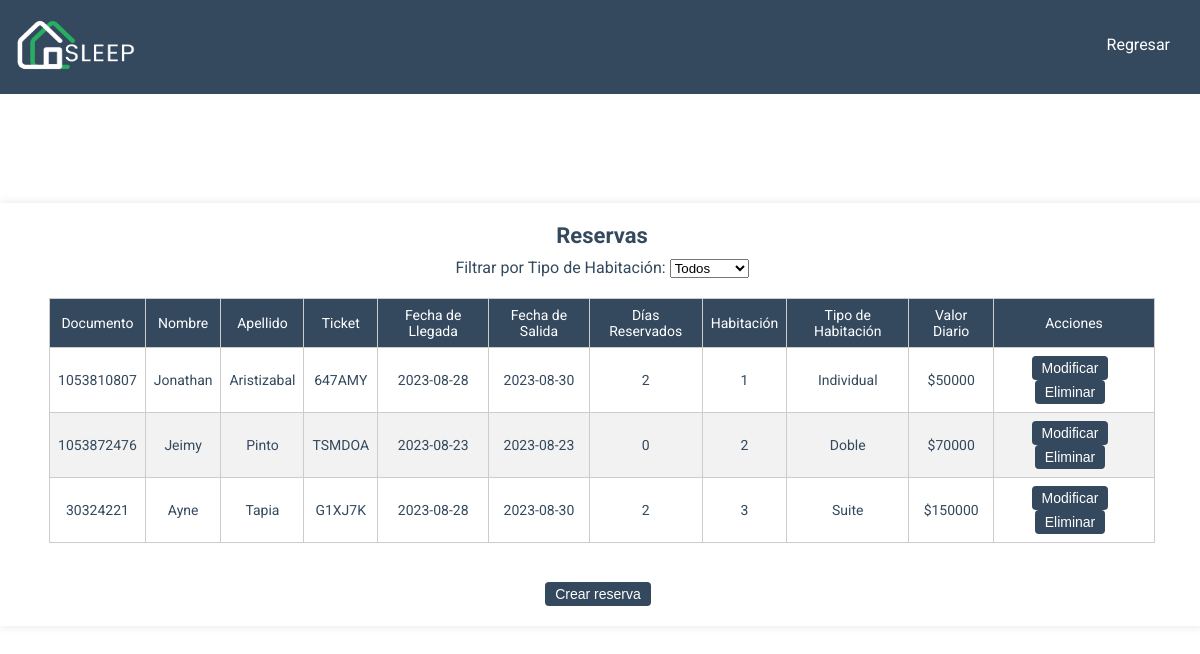
The page /pages/reservas.php on the database its author committed.
### tables this page shows
CREATE TABLE `huespedes` (
  `documento` int(11) NOT NULL,
  `nombre` varchar(45) NOT NULL,
  `apellido` varchar(45) NOT NULL,
  `ticket` varchar(11) NOT NULL,
  `habitacion` int(11) NOT NULL,
  `fecha_checkIN` date NOT NULL,
  `fecha_checkOUT` date NOT NULL,
  `dias_reservados` int(11) NOT NULL
);

CREATE TABLE `usuarios` (
  `documento` int(11) NOT NULL,
  `correo` varchar(45) NOT NULL,
  `nombre` varchar(15) NOT NULL,
  `apellido` varchar(15) NOT NULL,
  `telefono` varchar(20) NOT NULL,
  `pais` varchar(15) NOT NULL,
  `departamento` varchar(15) NOT NULL,
  `ciudad` varchar(15) NOT NULL,
  `contrasena` varchar(255) NOT NULL,
  `tipoUsuarioId` int(11) NOT NULL
);

CREATE TABLE `habitaciones` (
  `numero` int(11) NOT NULL,
  `tipo` varchar(15) NOT NULL,
  `estado` tinyint(1) NOT NULL,
  `descripcion` varchar(50) NOT NULL,
  `valor_diario` decimal(10,0) NOT NULL
);

### pages/reservas.php (the view, shortened to what this page needs)
<?php
include '../conections/conection.php';
$sql = "SELECT h.*, t.tipo, t.valor_diario, u.nombre, u.apellido FROM huespedes h
        JOIN habitaciones t ON h.habitacion = t.numero
        JOIN usuarios u ON h.documento = u.documento";
$result = $conn->query($sql);
?>
<!DOCTYPE html>
<html lang="es">
<head>
    <link rel="stylesheet" href="../assets/css/reservas.css">
</head>
<body>
    <header>
        <div id="logo">
            <img src="../assets/img/logoclaro.png" alt="Logo del Hotel" width="135px" height="70px">
        </div>
        <nav>
            <ul class="ul-encabezados">
                <li><a href="panel_gestor.php">Regresar</a></li>
            </ul>
        </nav>
    </header>
    <br>
    <section class="modulo" id="huespedes">
        <div class="modulo-header">Reservas</div>
        <div class="modulo-content">
            <label for="filtroTipo">Filtrar por Tipo de Habitación:</label>
            <select id="filtroTipo">
                <option value="">Todos</option>
            </select>
            <table>
                <thead>
                    <tr>
                        <th>Documento</th>
                        <th>Nombre</th>
                        <th>Apellido</th>
                        <th>Ticket</th>
                        <th>Fecha de Llegada</th>
                        <th>Fecha de Salida</th>
                        <th>Días Reservados</th>
                        <th>Habitación</th>
                        <th>Tipo de Habitación</th>
                        <th>Valor Diario</th>
                        <th>Acciones</th>
                    </tr>
                </thead>
                <tbody>
                    <?php
                    if ($result->num_rows > 0) {
                        while ($row = $result->fetch_assoc()) {
                            echo '<tr>';
                            echo '<td>' . $row['documento'] . '</td>';
                            echo '<td>' . $row['nombre'] . '</td>';
                            echo '<td>' . $row['apellido'] . '</td>';
                            echo '<td>' . $row['ticket'] . '</td>';
                            echo '<td>' . $row['fecha_checkIN'] . '</td>';
                            echo '<td>' . $row['fecha_checkOUT'] . '</td>';
                            echo '<td>' . $row['dias_reservados'] . '</td>';
                            echo '<td>' . $row['habitacion'] . '</td>';
                            echo '<td>' . $row['tipo'] . '</td>';
                            echo '<td>$' . $row['valor_diario'] . '</td>';
                            echo '<td>';
                            echo '<button class="modificar-button"><a href="modificar_reserva.php?ticket=' . $row['ticket'] . '">Modificar</a></button>';
                            echo '<button class="eliminar-button"><a href="eliminar_reserva.php?ticket=' . $row['ticket'] . '">Eliminar</a></button>';
                            echo '</td>';
                            echo '</tr>';
                        }
                    } else {
                        echo '<tr><td colspan="10">No hay registros disponibles.</td></tr>';
                    }
                    ?>
                </tbody>
            </table>
            <br>
            <button class="crear-button" id="btnHacerReservacion">Crear reserva</button>
        </div>
    </section>
</body>
</html>

### assets/css/reservas.css (style rules this page uses)
body, header, footer { font-family: "Roboto", sans-serif; margin: 0; padding: 0; }
header { background-color: #34495e; color: #fff; display: flex; justify-content: space-between; align-items: center; padding: 10px; }
nav { text-align: center; }
nav ul { list-style: none; display: inline-block; margin: 0; padding: 10px 0px 15px 0px; }
nav ul li { display: inline; margin-right: 20px; }
nav ul li a { text-decoration: none; color: #fff; }
.crear-button, .modificar-button, .eliminar-button { background-color: #34495e; color: #fff; border: none; padding: 4px 10px 4px 10px; margin-right: 8px; border-radius: 4px; font-size: 14px; cursor: pointer; transition: background-color 0.3s; }
table { border-collapse: collapse; width: 95%; margin: 20px auto; padding: 10px; border-radius: 8px; }
table, th, td { border: 1px solid #ccc; }
th, td { font-size: 14px; text-align: center; padding: 8px; }
th { background-color: #34495e; color: #fff; font-weight: normal; }
tbody tr:nth-child(even) { background-color: #f2f2f2; }
.modulo { background-color: white; width: 97%; margin: 90px auto; padding: 20px; box-shadow: 0px 0px 10px rgba(0, 0, 0, 0.1); color: #34495e; }
.modulo-header { font-size: 22px; text-align: center; margin-bottom: 10px; font-weight:bold }
.modulo-content { text-align: center; }
.modulo-content a { text-decoration: none; color: #ffffff; }

### rows shown on the page
huespedes: documento "1053810807", documento.nombre "Jonathan", documento.apellido "Aristizabal", ticket "647AMY", fecha_checkIN "2023-08-28", fecha_checkOUT "2023-08-30", dias_reservados "2", habitacion "1", habitacion.tipo "Individual", habitacion.valor_diario "50000"
huespedes: documento "1053872476", documento.nombre "Jeimy", documento.apellido "Pinto", ticket "TSMDOA", fecha_checkIN "2023-08-23", fecha_checkOUT "2023-08-23", dias_reservados "0", habitacion "2", habitacion.tipo "Doble", habitacion.valor_diario "70000"
huespedes: documento "30324221", documento.nombre "Ayne", documento.apellido "Tapia", ticket "G1XJ7K", fecha_checkIN "2023-08-28", fecha_checkOUT "2023-08-30", dias_reservados "2", habitacion "3", habitacion.tipo "Suite", habitacion.valor_diario "150000"
